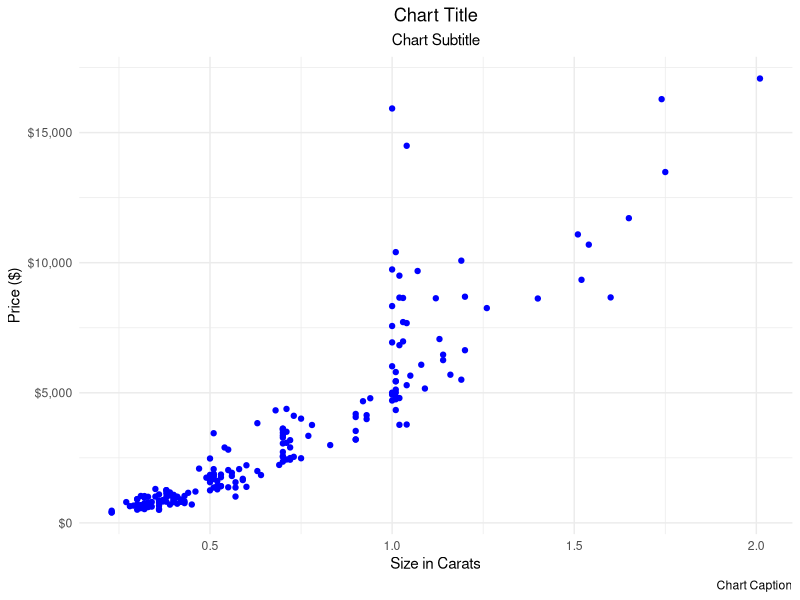

Generate this figure with R:
library(tidyverse)
library(scales)

plot.data <-
    diamonds %>%
    filter(color == "D") %>%
    sample_n(200)

ggplot(plot.data, aes(carat, price)) +
    geom_point(color = "blue") +
    labs(
        title = "Chart Title",
        subtitle = "Chart Subtitle",
        caption = "Chart Caption"
    ) +
scale_x_continuous(name = "Size in Carats") +
scale_y_continuous(
    name = "Price ($)",
    labels = dollar_format()
) +
theme_minimal() +
theme(
    plot.title = element_text(hjust = 0.5),
    plot.subtitle = element_text(hjust = 0.5),
    plot.caption = element_text(hjust = 1)
)